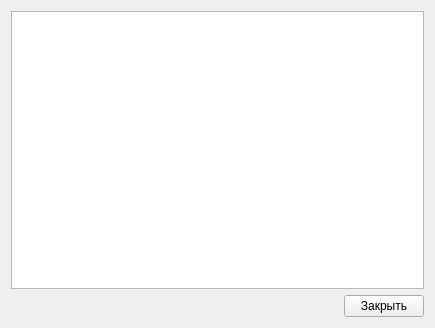
<?xml version="1.0" encoding="UTF-8"?>
<ui version="4.0">
 <class>cert_view</class>
 <widget class="QWidget" name="cert_view">
  <property name="geometry">
   <rect>
    <x>0</x>
    <y>0</y>
    <width>435</width>
    <height>328</height>
   </rect>
  </property>
  <property name="windowTitle">
   <string>Просмотр</string>
  </property>
  <layout class="QGridLayout" name="gridLayout">
   <item row="0" column="0" colspan="2">
    <widget class="QListView" name="cert_listview"/>
   </item>
   <item row="1" column="0">
    <spacer name="horizontalSpacer">
     <property name="orientation">
      <enum>Qt::Horizontal</enum>
     </property>
     <property name="sizeHint" stdset="0">
      <size>
       <width>323</width>
       <height>20</height>
      </size>
     </property>
    </spacer>
   </item>
   <item row="1" column="1">
    <widget class="QPushButton" name="close_cert_view">
     <property name="text">
      <string>Закрыть</string>
     </property>
    </widget>
   </item>
  </layout>
 </widget>
 <resources/>
 <connections>
  <connection>
   <sender>close_cert_view</sender>
   <signal>clicked()</signal>
   <receiver>cert_view</receiver>
   <slot>close()</slot>
   <hints>
    <hint type="sourcelabel">
     <x>371</x>
     <y>308</y>
    </hint>
    <hint type="destinationlabel">
     <x>272</x>
     <y>317</y>
    </hint>
   </hints>
  </connection>
 </connections>
</ui>
